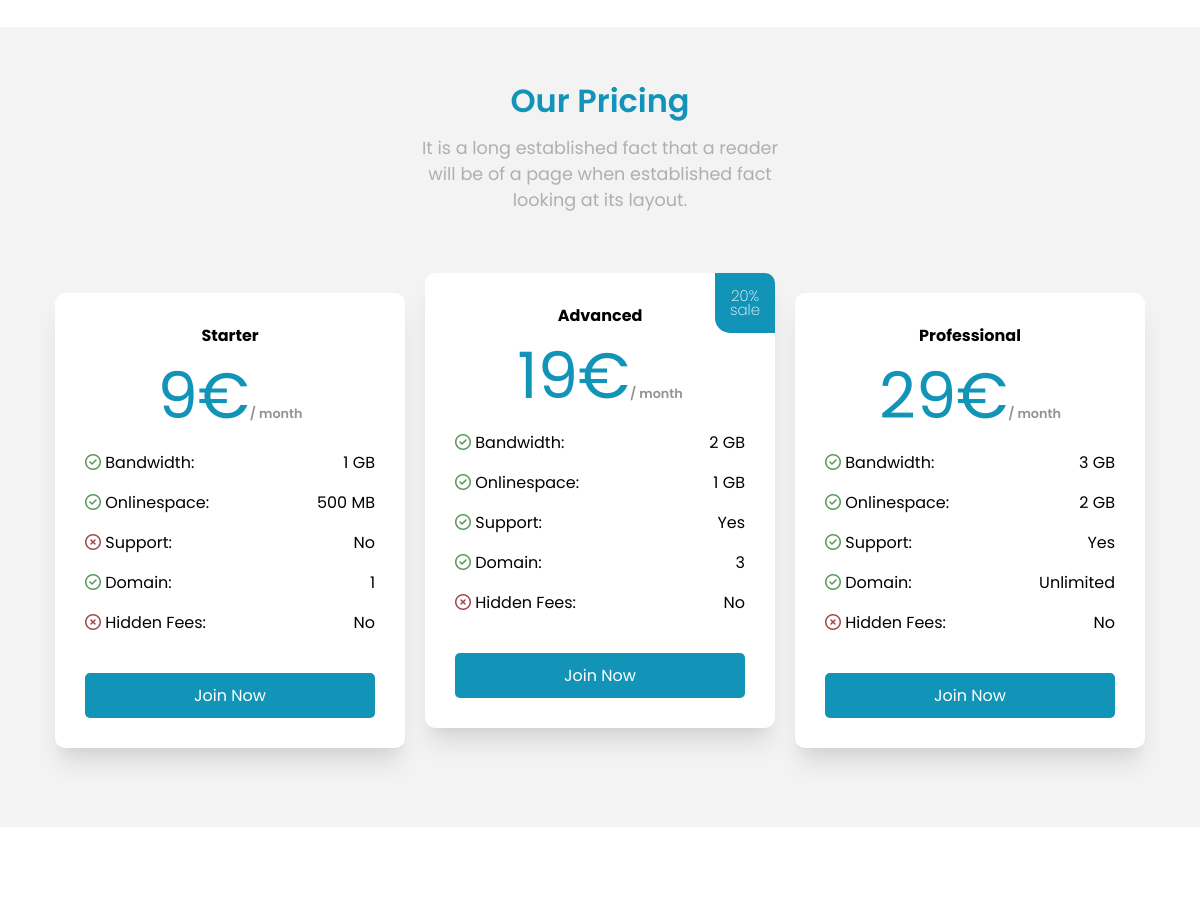
Before: / (middle part) with the older database file.
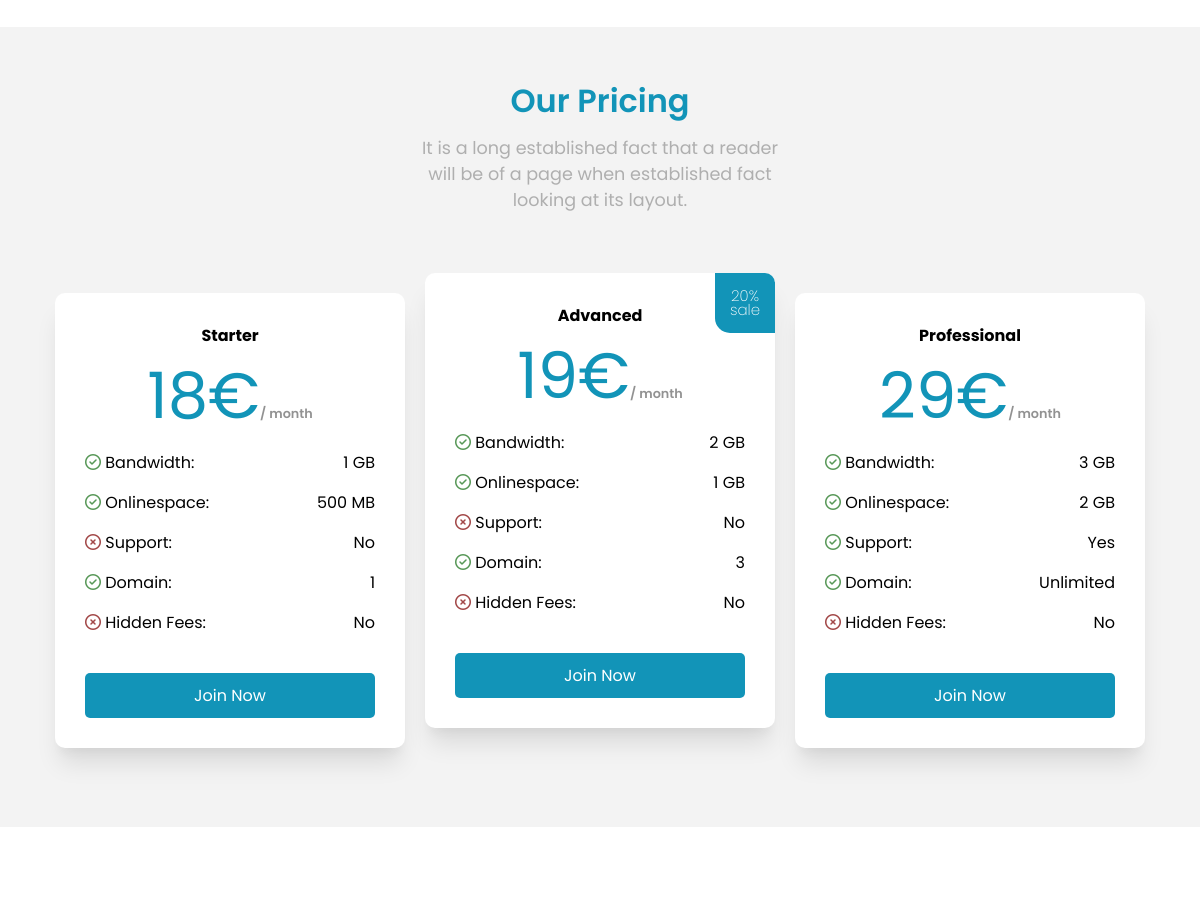
After: the same page with the newer database file.
### tables this page shows
CREATE TABLE IF NOT EXISTS `pricing` (
  `id` int(11) NOT NULL AUTO_INCREMENT,
  `Name` varchar(50) NOT NULL DEFAULT 'Name',
  `Price` float NOT NULL DEFAULT '0',
  `Sale` int(11) NOT NULL DEFAULT '0',
  `Bandwidth` int(11) NOT NULL DEFAULT '0',
  `Onlinespace` int(11) NOT NULL DEFAULT '0',
  `Support` tinyint(4) NOT NULL DEFAULT '0',
  `HiddenFees` tinyint(4) NOT NULL DEFAULT '0',
  `Domain` varchar(50) NOT NULL DEFAULT 'Unlimited',
  `Orders` int(11) DEFAULT '0',
  PRIMARY KEY (`id`)
);

### src/db-functions.php (called while the page is built, shortened)
<?php
function connexion()
{
    try {
        $db = new PDO(
            'mysql:host=127.0.0.55;port=3306;dbname=landingPage',
            'root',
            '',
            [
                \PDO::ATTR_ERRMODE            => \PDO::ERRMODE_EXCEPTION,
                \PDO::ATTR_DEFAULT_FETCH_MODE => \PDO::FETCH_ASSOC,
                \PDO::MYSQL_ATTR_INIT_COMMAND => 'SET NAMES utf8'
            ]
        );
    } catch (PDOException $e) {
        print "Erreur !: " . $e->getMessage() . "<br/>";
        die();
    }
    return $db;
}
function findAll()
{
    $db = connexion();
    $sql = "SELECT *
            FROM
                pricing
                LIMIT 3";
    $stmt = $db->prepare($sql);
    $stmt->execute();
    $products = $stmt->fetchAll();
    return $products;
}

### index.php (the view, shortened to what this page needs)
<?php
require_once('src/db-functions.php');
?>
<!DOCTYPE html>
<html lang="en">
<head>
    <link rel="stylesheet" href="https://cdnjs.cloudflare.com/ajax/libs/font-awesome/6.2.0/css/all.min.css" />
    <link rel="stylesheet" href="https://cdn.jsdelivr.net/npm/swiper@8/swiper-bundle.min.css" />
    <link rel="stylesheet" href="css/style.css">
</head>
<body>
    <main id="main">
        <article>
            <section class="creativity">
            </section>
            <section class="pricing gray" id="pricing">
                <div class="section-header">
                    <h1>Our Pricing</h1>
                    <p>
                        It is a long established fact that a reader will be of a page when established fact looking at
                        its layout.
                    </p>
                </div>
                <div class="pricing-cards row-center">
                    <?php
                    $pricings = findAll();
                    foreach ($pricings as $pricing) {
                        $price = $pricing["Price"] * (1 - ($pricing["Sale"] / 100));
                        $onlineSpace = $pricing["Onlinespace"];
                        $onlineSpaceUnit = 'MB';
                        if ($pricing["Onlinespace"] >= 1000) {
                            $onlineSpaceUnit = 'GB';
                            $onlineSpace = $onlineSpace / 1000;
                        }
                        $support = ($pricing["Support"]) ? 'Yes' : 'No';
                        $HiddenFees = ($pricing["HiddenFees"]) ? 'Yes' : 'No';
                        $SupportMark = ($pricing["Support"]) ? 'fa-circle-check' : 'fa-regular fa-circle-xmark';
                        $HiddenFeesMark = ($pricing["HiddenFees"]) ? 'fa-circle-check' : 'fa-regular fa-circle-xmark';
                        $sales = ($pricing["Sale"] > 0) ? '
                        <div class="sale">
                        <p>' . $pricing["Sale"] . '% sale</p>
                        </div>'
                            : null;
                    ?>
                        <div class="pricing-card col-3"> <?= $sales ?>
                            <h4> <?= $pricing["Name"] ?> </h4>
                            <div class="price">
                                <p><?= round($price, 2) ?>€<span>/ month</span></p>
                            </div>
                            <ul>
                                <li><span><i class="fa-regular fa-circle-check"></i> Bandwidth:</span> <span> <?= $pricing["Bandwidth"] ?> GB</span></li>
                                <li><span><i class="fa-regular fa-circle-check"></i> Onlinespace:</span> <span> <?= $onlineSpace ?> <?= $onlineSpaceUnit  ?> </span>
                                </li>
                                <li><span><i class="fa-regular   <?= $SupportMark ?> "></i> Support:</span> <span> <?= $support ?> </span></li>
                                <li><span><i class="fa-regular fa-circle-check"></i> Domain:</span> <span> <?= $pricing["Domain"] ?> </span>
                                </li>
                                <li><span><i class="fa-regular   <?= $HiddenFeesMark ?> "></i> Hidden Fees:</span> <span> <?= $HiddenFees ?> </span></li>
                            </ul>
                            <a href="src/functions.php?action=addOrder&id=<?= $pricing["id"] ?>">
                                <div class="btn btn-primary">Join Now</div>
                            </a>
                        </div>
                    <?php
                    }
                    ?>
                </div>
            </section>
            <section class="blog" id="blog">
            </section>
        </article>
    </main>
</body>
</html>

Changed rows visible on the page:
changed pricing "Starter": Price "9" → "18"
changed pricing "Advanced": Support "Yes" → "No"
